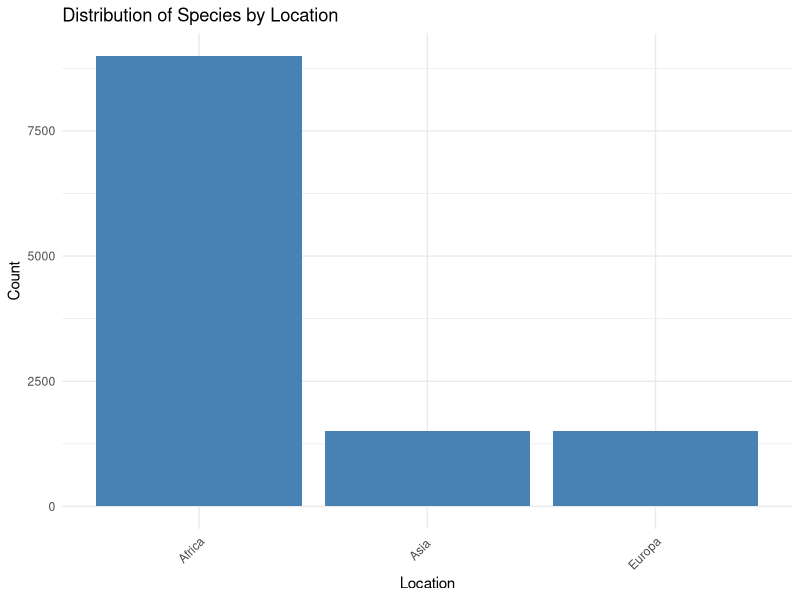
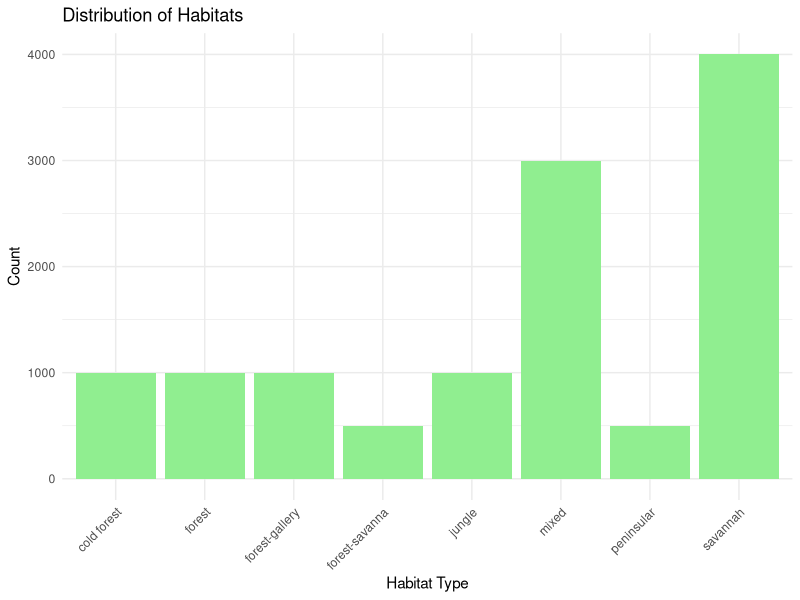
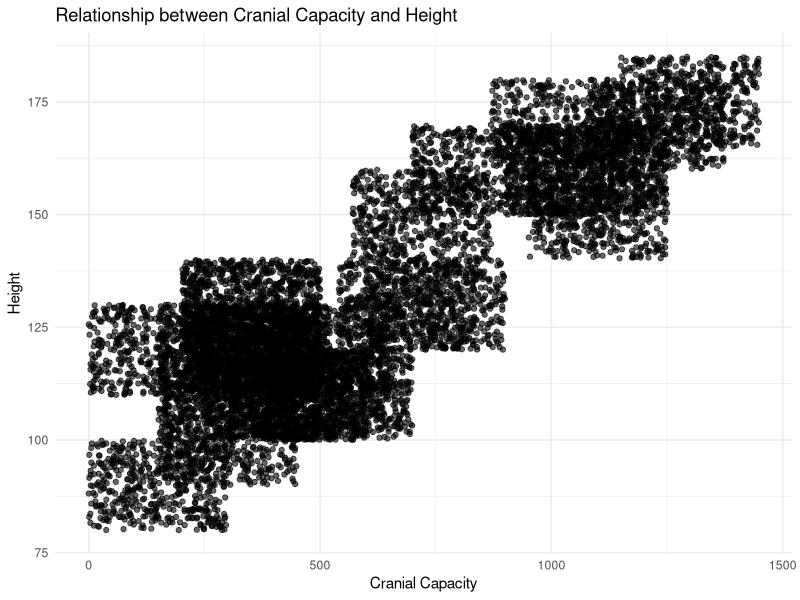

These charts were generated, in order, by the following R code:
setwd("D:\\CA1")
list.files()
EvData <- read.csv("EvolutionDataSets.csv")
head(EvData)

# libraries
install.packages("tidyverse")
install.packages("ggplot2")
install.packages("stats")
install.packages("MASS")

library(tidyverse)
library(ggplot2)
library(stats)
library(MASS)  # For fitdistr function

#PRE-PROCESSING
# Check for missing values
missing_values <- colSums(is.na(EvData))
print("Missing Values per Column:")
missing_values

#PRE-PROCESSING
# Check for missing values
missing_values <- colSums(is.na(EvData))
print("Missing Values per Column:")
missing_values
# Removes the rows with missing values
EvData <- na.omit(EvData)

# Convert categorical variables to factors
categorical_vars <- c("Location","Zone", "Current_Country", "Habitat", 
                      "Jaw_Shape", "Canines_Shape", "Sexual_Dimorphism")
EvData[categorical_vars] <- lapply(EvData[categorical_vars], as.factor)

# Convert numerical variables to numeric
numerical_vars <- c("Cranial_Capacity", "Height")
EvData[numerical_vars] <- lapply(EvData[numerical_vars], as.numeric)

# Basic summary of the dataset
summary(EvData)


############################
### Question 1 Solutions ###
############################

# (a) Descriptive plots
# 1. Distribution of species by location
p1 <- ggplot(EvData, aes(x = Location)) +
  geom_bar(fill = "steelblue") +
  theme_minimal() +
  labs(title = "Distribution of Species by Location",
       x = "Location",
       y = "Count") +
  theme(axis.text.x = element_text(angle = 45, hjust = 1))

# 2. Habitat distribution
p2 <- ggplot(EvData, aes(x = Habitat)) +
  geom_bar(fill = "lightgreen") +
  theme_minimal() +
  labs(title = "Distribution of Habitats",
       x = "Habitat Type",
       y = "Count") +
  theme(axis.text.x = element_text(angle = 45, hjust = 1))
# 3. Cranial Capacity vs Height
p3 <- ggplot(EvData, aes(x = Cranial_Capacity, y = Height)) +
  geom_point(alpha = 0.6) +
  theme_minimal() +
  labs(title = "Relationship between Cranial Capacity and Height",
       x = "Cranial Capacity",
       y = "Height")

# Print all plots
print(p1)
print(p2)
print(p3)


